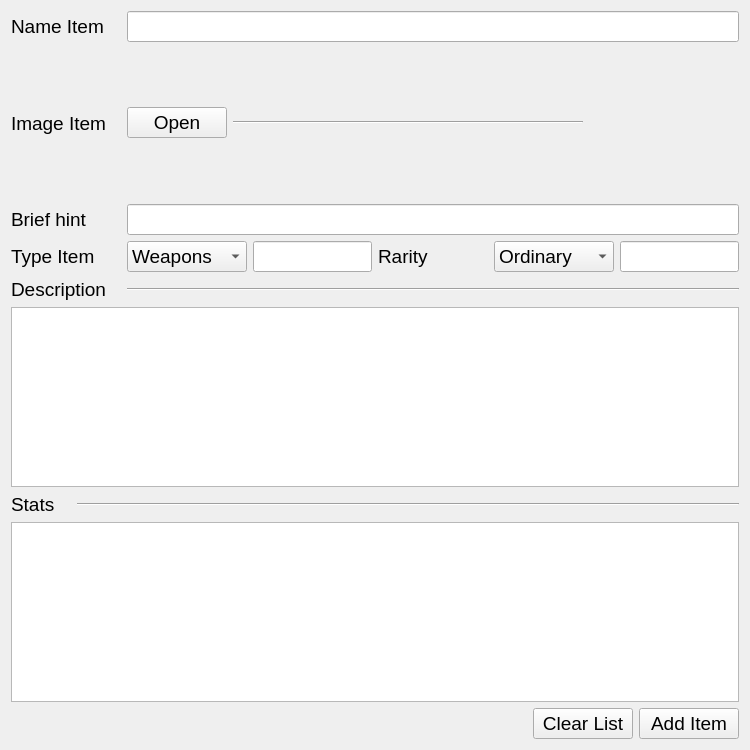
<?xml version="1.0" encoding="UTF-8"?>
<ui version="4.0">
 <class>DnDItemPropertyEditor</class>
 <widget class="QWidget" name="DnDItemPropertyEditor">
  <property name="geometry">
   <rect>
    <x>0</x>
    <y>0</y>
    <width>750</width>
    <height>750</height>
   </rect>
  </property>
  <property name="sizePolicy">
   <sizepolicy hsizetype="Expanding" vsizetype="Preferred">
    <horstretch>0</horstretch>
    <verstretch>0</verstretch>
   </sizepolicy>
  </property>
  <property name="minimumSize">
   <size>
    <width>750</width>
    <height>750</height>
   </size>
  </property>
  <property name="windowTitle">
   <string>Form</string>
  </property>
  <layout class="QVBoxLayout" name="verticalLayout_2">
   <item>
    <layout class="QHBoxLayout" name="horizontalLayout">
     <item>
      <widget class="QLabel" name="label">
       <property name="minimumSize">
        <size>
         <width>110</width>
         <height>0</height>
        </size>
       </property>
       <property name="font">
        <font>
         <pointsize>14</pointsize>
        </font>
       </property>
       <property name="text">
        <string>Name Item</string>
       </property>
      </widget>
     </item>
     <item>
      <widget class="QLineEdit" name="lineEditNameItem">
       <property name="font">
        <font>
         <pointsize>14</pointsize>
        </font>
       </property>
      </widget>
     </item>
    </layout>
   </item>
   <item>
    <layout class="QHBoxLayout" name="horizontalLayout_2">
     <item>
      <widget class="QLabel" name="label_4">
       <property name="sizePolicy">
        <sizepolicy hsizetype="Minimum" vsizetype="Preferred">
         <horstretch>0</horstretch>
         <verstretch>0</verstretch>
        </sizepolicy>
       </property>
       <property name="minimumSize">
        <size>
         <width>110</width>
         <height>0</height>
        </size>
       </property>
       <property name="font">
        <font>
         <pointsize>14</pointsize>
        </font>
       </property>
       <property name="text">
        <string>Image Item</string>
       </property>
      </widget>
     </item>
     <item>
      <widget class="QPushButton" name="openImageItemButton">
       <property name="minimumSize">
        <size>
         <width>100</width>
         <height>0</height>
        </size>
       </property>
       <property name="font">
        <font>
         <pointsize>14</pointsize>
        </font>
       </property>
       <property name="text">
        <string>Open</string>
       </property>
      </widget>
     </item>
     <item>
      <widget class="Line" name="line">
       <property name="sizePolicy">
        <sizepolicy hsizetype="Expanding" vsizetype="Fixed">
         <horstretch>0</horstretch>
         <verstretch>0</verstretch>
        </sizepolicy>
       </property>
       <property name="orientation">
        <enum>Qt::Horizontal</enum>
       </property>
      </widget>
     </item>
     <item>
      <widget class="QLabel" name="labelImageItem">
       <property name="minimumSize">
        <size>
         <width>150</width>
         <height>150</height>
        </size>
       </property>
       <property name="maximumSize">
        <size>
         <width>150</width>
         <height>150</height>
        </size>
       </property>
       <property name="text">
        <string/>
       </property>
       <property name="pixmap">
        <pixmap>../../DnD Tools/Resources/Images/Icons/icon.png</pixmap>
       </property>
       <property name="scaledContents">
        <bool>true</bool>
       </property>
       <property name="alignment">
        <set>Qt::AlignCenter</set>
       </property>
      </widget>
     </item>
    </layout>
   </item>
   <item>
    <layout class="QHBoxLayout" name="horizontalLayout_3">
     <item>
      <widget class="QLabel" name="label_6">
       <property name="minimumSize">
        <size>
         <width>110</width>
         <height>0</height>
        </size>
       </property>
       <property name="font">
        <font>
         <pointsize>14</pointsize>
        </font>
       </property>
       <property name="text">
        <string>Brief hint</string>
       </property>
      </widget>
     </item>
     <item>
      <widget class="QLineEdit" name="lineEditBriefHint">
       <property name="font">
        <font>
         <pointsize>14</pointsize>
        </font>
       </property>
      </widget>
     </item>
    </layout>
   </item>
   <item>
    <layout class="QGridLayout" name="gridLayout">
     <item row="0" column="1">
      <widget class="QComboBox" name="comboBoxTypeItem">
       <property name="sizePolicy">
        <sizepolicy hsizetype="Expanding" vsizetype="Fixed">
         <horstretch>0</horstretch>
         <verstretch>0</verstretch>
        </sizepolicy>
       </property>
       <property name="minimumSize">
        <size>
         <width>120</width>
         <height>0</height>
        </size>
       </property>
       <property name="font">
        <font>
         <pointsize>14</pointsize>
        </font>
       </property>
       <item>
        <property name="text">
         <string>Weapons</string>
        </property>
       </item>
       <item>
        <property name="text">
         <string>Medicines</string>
        </property>
       </item>
       <item>
        <property name="text">
         <string>Components</string>
        </property>
       </item>
       <item>
        <property name="text">
         <string>Artifacts</string>
        </property>
       </item>
       <item>
        <property name="text">
         <string>Tools</string>
        </property>
       </item>
       <item>
        <property name="text">
         <string>Clothes</string>
        </property>
       </item>
       <item>
        <property name="text">
         <string>Custom Type</string>
        </property>
       </item>
      </widget>
     </item>
     <item row="0" column="0">
      <widget class="QLabel" name="label_2">
       <property name="minimumSize">
        <size>
         <width>110</width>
         <height>0</height>
        </size>
       </property>
       <property name="font">
        <font>
         <pointsize>14</pointsize>
        </font>
       </property>
       <property name="text">
        <string>Type Item</string>
       </property>
      </widget>
     </item>
     <item row="0" column="3">
      <widget class="QLabel" name="label_3">
       <property name="minimumSize">
        <size>
         <width>110</width>
         <height>0</height>
        </size>
       </property>
       <property name="font">
        <font>
         <pointsize>14</pointsize>
        </font>
       </property>
       <property name="text">
        <string>Rarity</string>
       </property>
      </widget>
     </item>
     <item row="0" column="4">
      <widget class="QComboBox" name="comboBoxRarityItem">
       <property name="sizePolicy">
        <sizepolicy hsizetype="Expanding" vsizetype="Fixed">
         <horstretch>0</horstretch>
         <verstretch>0</verstretch>
        </sizepolicy>
       </property>
       <property name="minimumSize">
        <size>
         <width>120</width>
         <height>0</height>
        </size>
       </property>
       <property name="font">
        <font>
         <pointsize>14</pointsize>
        </font>
       </property>
       <item>
        <property name="text">
         <string>Ordinary</string>
        </property>
       </item>
       <item>
        <property name="text">
         <string>Unusual</string>
        </property>
       </item>
       <item>
        <property name="text">
         <string>Rare</string>
        </property>
       </item>
       <item>
        <property name="text">
         <string>Very rare</string>
        </property>
       </item>
       <item>
        <property name="text">
         <string>Epic</string>
        </property>
       </item>
       <item>
        <property name="text">
         <string>Legendary</string>
        </property>
       </item>
       <item>
        <property name="text">
         <string>Mythical</string>
        </property>
       </item>
       <item>
        <property name="text">
         <string>Custom Rarity</string>
        </property>
       </item>
      </widget>
     </item>
     <item row="0" column="2">
      <widget class="QLineEdit" name="lineEditCustomTypeItem">
       <property name="font">
        <font>
         <pointsize>14</pointsize>
        </font>
       </property>
      </widget>
     </item>
     <item row="0" column="5">
      <widget class="QLineEdit" name="lineEditCustomRarityItem">
       <property name="font">
        <font>
         <pointsize>14</pointsize>
        </font>
       </property>
      </widget>
     </item>
    </layout>
   </item>
   <item>
    <layout class="QVBoxLayout" name="verticalLayout">
     <item>
      <layout class="QHBoxLayout" name="horizontalLayout_4">
       <item>
        <widget class="QLabel" name="label_7">
         <property name="minimumSize">
          <size>
           <width>110</width>
           <height>0</height>
          </size>
         </property>
         <property name="font">
          <font>
           <pointsize>14</pointsize>
          </font>
         </property>
         <property name="text">
          <string>Description</string>
         </property>
        </widget>
       </item>
       <item>
        <widget class="Line" name="line_2">
         <property name="sizePolicy">
          <sizepolicy hsizetype="Expanding" vsizetype="Fixed">
           <horstretch>0</horstretch>
           <verstretch>0</verstretch>
          </sizepolicy>
         </property>
         <property name="orientation">
          <enum>Qt::Horizontal</enum>
         </property>
        </widget>
       </item>
      </layout>
     </item>
     <item>
      <widget class="QPlainTextEdit" name="plainTextEditDescriptionItem">
       <property name="minimumSize">
        <size>
         <width>0</width>
         <height>170</height>
        </size>
       </property>
       <property name="font">
        <font>
         <pointsize>14</pointsize>
        </font>
       </property>
       <property name="plainText">
        <string/>
       </property>
      </widget>
     </item>
    </layout>
   </item>
   <item>
    <layout class="QHBoxLayout" name="horizontalLayout_5">
     <item>
      <widget class="QLabel" name="label_8">
       <property name="minimumSize">
        <size>
         <width>60</width>
         <height>0</height>
        </size>
       </property>
       <property name="font">
        <font>
         <pointsize>14</pointsize>
        </font>
       </property>
       <property name="text">
        <string>Stats</string>
       </property>
      </widget>
     </item>
     <item>
      <widget class="Line" name="line_3">
       <property name="sizePolicy">
        <sizepolicy hsizetype="Expanding" vsizetype="Fixed">
         <horstretch>0</horstretch>
         <verstretch>0</verstretch>
        </sizepolicy>
       </property>
       <property name="orientation">
        <enum>Qt::Horizontal</enum>
       </property>
      </widget>
     </item>
    </layout>
   </item>
   <item>
    <widget class="QTableWidget" name="tableWidgetStatsItem">
     <property name="font">
      <font>
       <pointsize>14</pointsize>
      </font>
     </property>
    </widget>
   </item>
   <item>
    <layout class="QHBoxLayout" name="horizontalLayout_6">
     <item>
      <spacer name="horizontalSpacer">
       <property name="orientation">
        <enum>Qt::Horizontal</enum>
       </property>
       <property name="sizeHint" stdset="0">
        <size>
         <width>40</width>
         <height>20</height>
        </size>
       </property>
      </spacer>
     </item>
     <item>
      <widget class="QPushButton" name="clearListButton">
       <property name="minimumSize">
        <size>
         <width>100</width>
         <height>0</height>
        </size>
       </property>
       <property name="font">
        <font>
         <pointsize>14</pointsize>
        </font>
       </property>
       <property name="text">
        <string>Clear List</string>
       </property>
      </widget>
     </item>
     <item>
      <widget class="QPushButton" name="addItemButton">
       <property name="minimumSize">
        <size>
         <width>100</width>
         <height>0</height>
        </size>
       </property>
       <property name="font">
        <font>
         <pointsize>14</pointsize>
        </font>
       </property>
       <property name="text">
        <string>Add Item</string>
       </property>
      </widget>
     </item>
    </layout>
   </item>
  </layout>
 </widget>
 <resources/>
 <connections/>
</ui>
